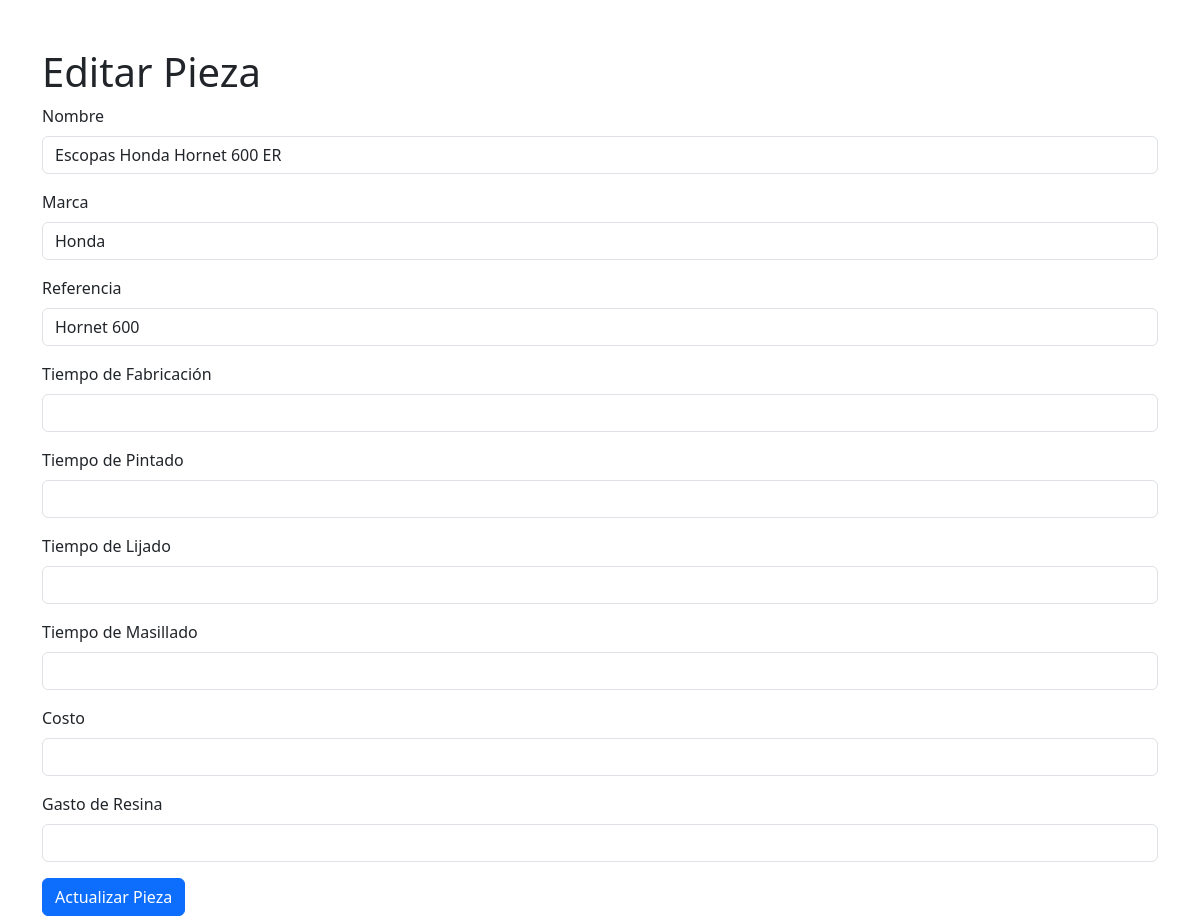
The page /piezas/5/editar on the database its author committed.
### backend/models.py (models this page shows)
class PiezaBasica(Base):
    __tablename__ = "piezas_basicas"
    id = Column(Integer, primary_key=True, index=True)
    nombre = Column(String, index=True)
    marca = Column(String, index=True)
    referencia = Column(String)
    cliente = Column(String)    # Valores permitidos: "MotoFibra", "S2Concept"
    categoria = Column(String)  # Valores permitidos: "guardabarros", "quillas", "depositos", "escopas", "frontal", "laterales", "colin"
    detalles = relationship("PiezaDetalles", back_populates="pieza", uselist=False)

### backend/routes/piezas.py (the view)
@router.get("/piezas/{pieza_id}/editar", response_class=HTMLResponse)
async def editar_pieza(pieza_id: int, request: Request, db: Session = Depends(get_db)):
    pieza = db.query(PiezaBasica).filter(PiezaBasica.id == pieza_id).first()
    if pieza is None:
        raise HTTPException(status_code=404, detail="Pieza no encontrada")
    detalles = db.query(PiezaDetalles).filter(PiezaDetalles.pieza_id == pieza_id).first()
    return templates.TemplateResponse(
        "editar_pieza.html",
        {
            "request": request,
            "pieza": pieza,
            "detalles": detalles  # Pasa los detalles de la pieza
        }
    )

### frontend/templates/editar_pieza.html (shortened to what this page needs)
<!DOCTYPE html>
<html lang="es">
<head>
  <link href="https://cdn.jsdelivr.net/npm/bootstrap@5.3.0/dist/css/bootstrap.min.css" rel="stylesheet">
</head>
<body>
  <div class="container mt-5">
    <h1>Editar Pieza</h1>
    <form method="post">
      <div class="mb-3">
        <label for="nombre" class="form-label">Nombre</label>
        <input type="text" class="form-control" id="nombre" name="nombre" value="{{ pieza.nombre }}" required>
      </div>
      <div class="mb-3">
        <label for="marca" class="form-label">Marca</label>
        <input type="text" class="form-control" id="marca" name="marca" value="{{ pieza.marca }}" required>
      </div>
      <div class="mb-3">
        <label for="referencia" class="form-label">Referencia</label>
        <input type="text" class="form-control" id="referencia" name="referencia" value="{{ pieza.referencia }}" required>
      </div>
      <div class="mb-3">
        <label for="tiempo_fabricacion" class="form-label">Tiempo de Fabricación</label>
        <input type="number" step="0.1" class="form-control" id="tiempo_fabricacion" name="tiempo_fabricacion" value="{{ detalles.tiempo_fabricacion if detalles else '' }}">
      </div>
      <div class="mb-3">
        <label for="tiempo_pintado" class="form-label">Tiempo de Pintado</label>
        <input type="number" step="0.1" class="form-control" id="tiempo_pintado" name="tiempo_pintado" value="{{ detalles.tiempo_pintado if detalles else '' }}">
      </div>
      <div class="mb-3">
        <label for="tiempo_lijado" class="form-label">Tiempo de Lijado</label>
        <input type="number" step="0.1" class="form-control" id="tiempo_lijado" name="tiempo_lijado" value="{{ detalles.tiempo_lijado if detalles else '' }}">
      </div>
      <div class="mb-3">
        <label for="tiempo_masillado" class="form-label">Tiempo de Masillado</label>
        <input type="number" step="0.1" class="form-control" id="tiempo_masillado" name="tiempo_masillado" value="{{ detalles.tiempo_masillado if detalles else '' }}">
      </div>
      <div class="mb-3">
        <label for="costo" class="form-label">Costo</label>
        <input type="number" step="0.01" class="form-control" id="costo" name="costo" value="{{ detalles.costo if detalles else '' }}">
      </div>
      <div class="mb-3">
        <label for="gasto_resina" class="form-label">Gasto de Resina</label>
        <input type="number" step="0.1" class="form-control" id="gasto_resina" name="gasto_resina" value="{{ detalles.gasto_resina if detalles else '' }}">
      </div>
      <button type="submit" class="btn btn-primary">Actualizar Pieza</button>
    </form>
  </div>
</body>
</html>

### rows shown on the page
PiezaBasica: nombre "Escopas Honda Hornet 600 ER", marca "Honda", referencia "Hornet 600"
